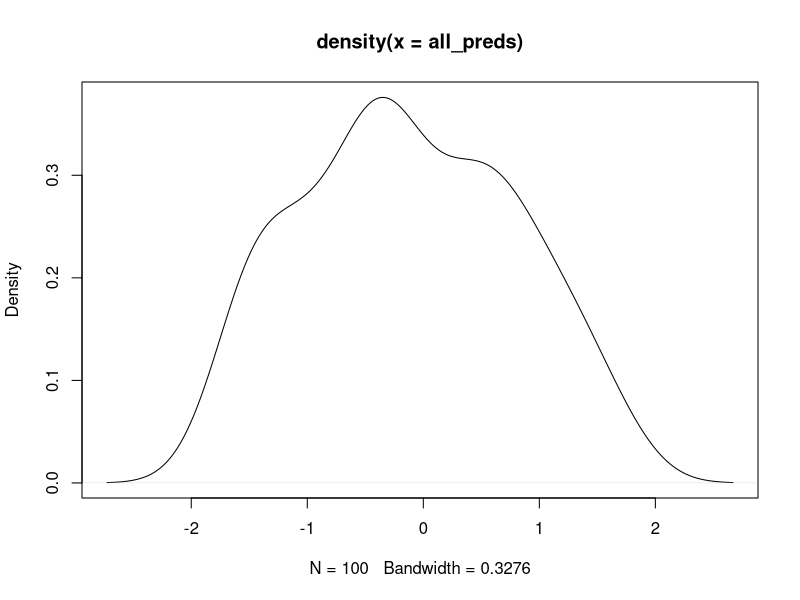

The R script that drew this image:
set.seed(100)
simulated_sds = c()
for (i in 1:1000) {
    all_preds = c()
    for (i in 1:100) {
        rands = rnorm(n = 5, mean = 0, sd = 1)
        scaled_probe = (rands[1] - mean(rands)) / sd(rands)
        all_preds = c(all_preds, scaled_probe)
    }
    simulated_sds = c(simulated_sds, sd(all_preds))
}
mean(simulated_sds)
# mean_ci(simulated_sds, distance_only = F)
min(simulated_sds)
max(simulated_sds)

plot(density(all_preds))